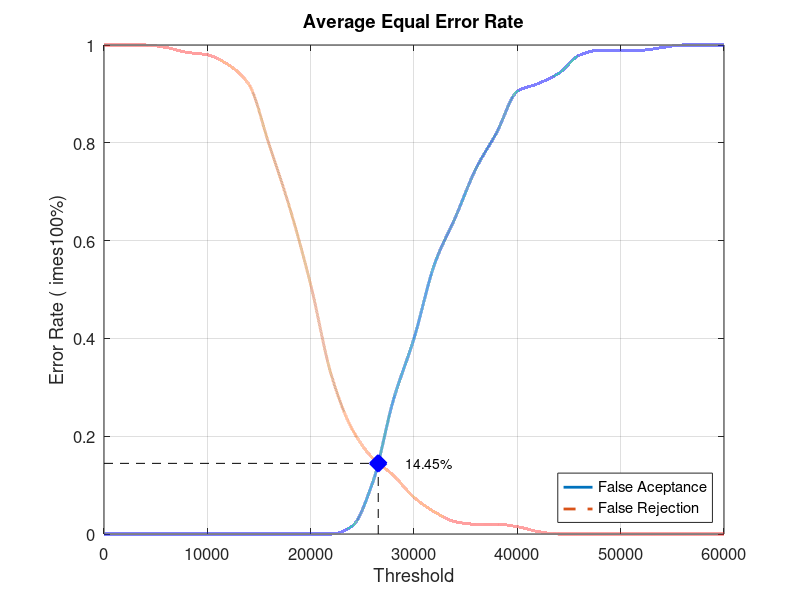
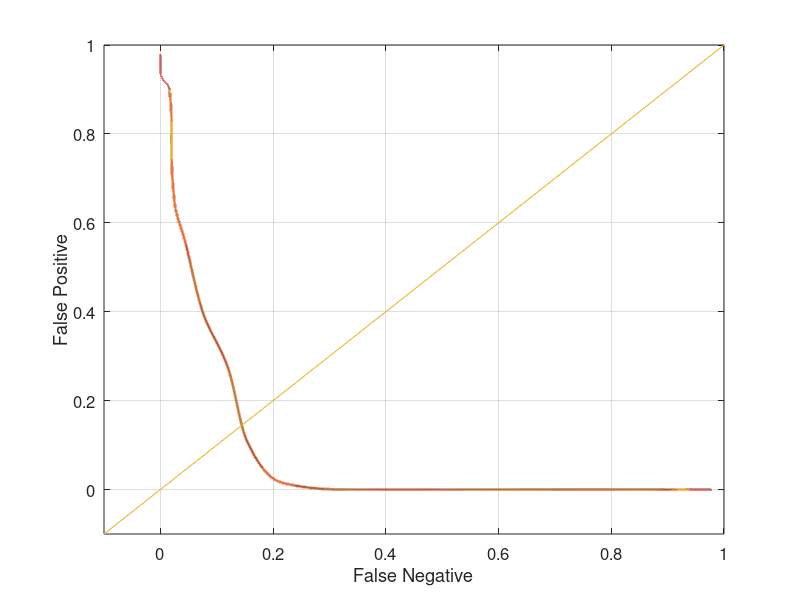

MATLAB code for these plots, in order:
close all;
clear;
clc;
x = 0:2000:60000;
xq = 0:0.5:60000;

y0 = [0 0 0 0 0 0 0 0 0 0 0 0 0.0157895 0.105263 0.273684 0.4 0.552632 0.647368 0.747368 0.821053 0.905263 0.921053 0.942105 0.978947 0.989474 0.989474 0.989474 0.994737 1 1 1]
yy0 = interp1(x, y0, xq, 'pchip');
y1 = [1 1 1 0.995 0.985 0.98 0.96 0.92 0.795 0.665 0.51 0.325 0.215 0.155 0.12 0.075 0.045 0.025 0.02 0.02 0.015 0.005 0 0 0 0 0 0 0 0 0]
yy1 = interp1(x, y1, xq, 'pchip');

% Calculating EER: 
y2 = abs(y0 - y1);
find(y2 == min(y2))
yy2 = abs(yy0 - yy1);
xEER = find(yy2 == min(yy2));
xEERIndex = xq(xEER) % X-axis EER
yEER = yy0(xEER) % Y-axis EER

main = figure
plot(xq, yy0,'-','LineWidth', 2);	hold on
plot(xq, yy1,'--','LineWidth', 2);	hold on
plot([xEERIndex xEERIndex], [0 yEER], 'k--');	hold on
plot([0 xEERIndex], [yEER yEER], 'k--');	hold on
plot(xEERIndex, yEER, 'bx', 'LineWidth', 10);	hold on
text(xEERIndex + 10 * xEERIndex / 100, yEER, [num2str(round((10000 * yEER)) / 100) '%'])
legend('False Aceptance', 'False Rejection', 'Location', 'SouthEast')
xlabel('Threshold')
ylabel('Error Rate (	imes100%)')
title('Average Equal Error Rate')
set(gca, 'FontSize', 12)
axis([0 60000 0 1])
grid on

print(main, 'Database1_4Main', '-dpng');
FNRxFPR = figure('Color', [1 1 1]);
plot(yy1, yy0, '-', yy1, yy0, 'LineWidth', 2);
hold on
y = -0.1:0.1:1
plot(y, y); 
set(gca, 'FontSize', 12)
xlabel('False Negative')
ylabel('False Positive')
axis([-0.1 1 -0.1 1])
set(gca, 'FontSize', 12)
grid on

print(FNRxFPR, 'Database1_4FNRxFPR','-dpng');
